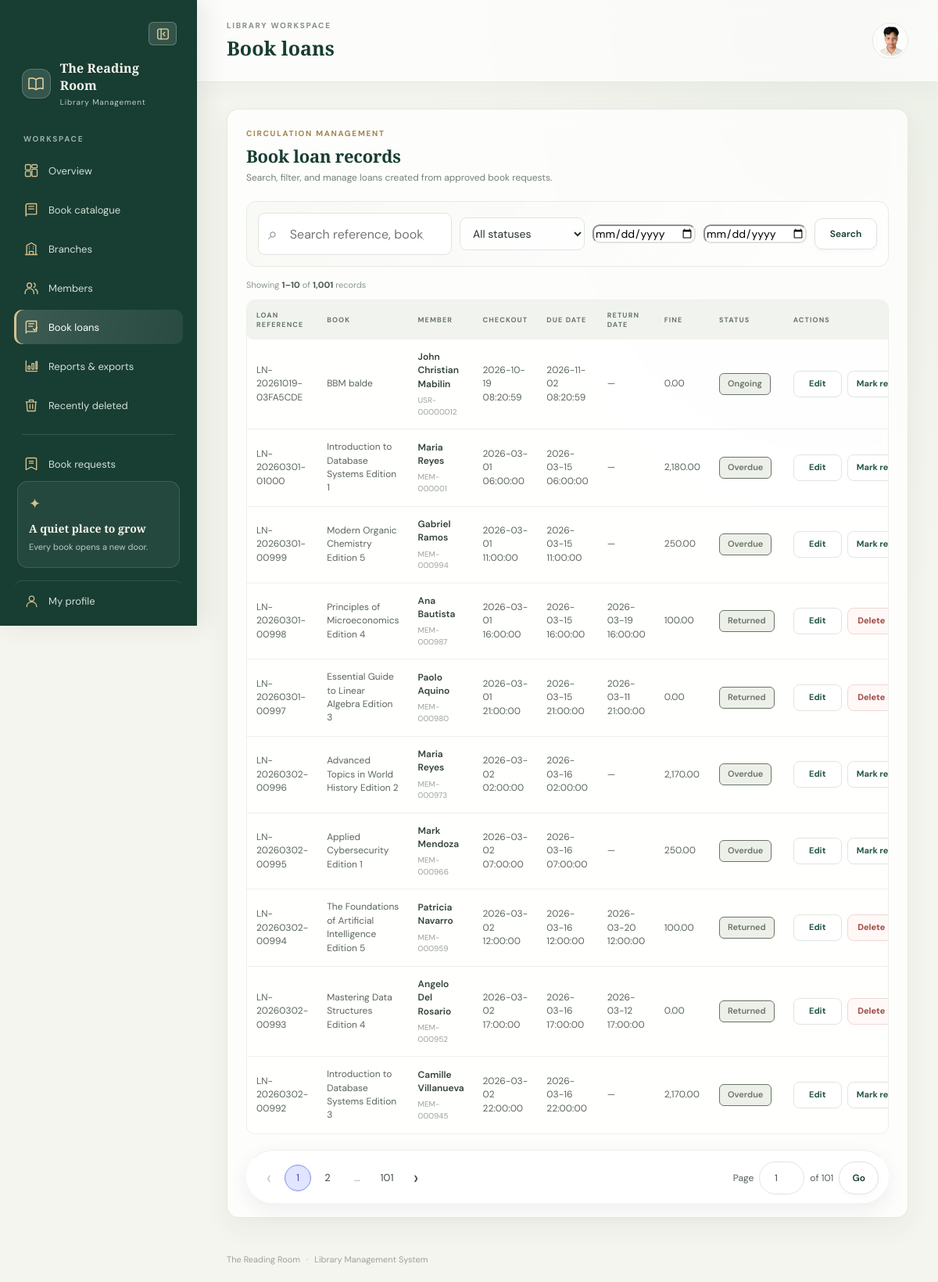
The page /loans/index.php (signed in) on the database its author committed.
### tables this page shows
CREATE TABLE IF NOT EXISTS `book_loans` (
  `loan_id` int NOT NULL AUTO_INCREMENT,
  `loan_reference` varchar(40) NOT NULL,
  `book_id` int NOT NULL,
  `member_id` int NOT NULL,
  `checkout_branch_id` int NOT NULL,
  `checkout_date` datetime NOT NULL,
  `due_date` datetime NOT NULL,
  `return_date` datetime DEFAULT NULL,
  `loan_status` enum('Ongoing','Returned','Overdue','Lost') NOT NULL,
  `late_fine_amount` decimal(6,2) NOT NULL DEFAULT '0.00',
  `fine_assessed_through` date DEFAULT NULL,
  `renewal_count` int NOT NULL DEFAULT '0',
  `recorded_by_staff` varchar(60) NOT NULL,
  PRIMARY KEY (`loan_id`),
  UNIQUE KEY `loan_reference` (`loan_reference`),
  KEY `fk_loans_book` (`book_id`),
  KEY `fk_loans_member` (`member_id`),
  KEY `fk_loans_branch` (`checkout_branch_id`),
  CONSTRAINT `fk_loans_book` FOREIGN KEY (`book_id`) REFERENCES `books` (`book_id`) ON DELETE RESTRICT ON UPDATE CASCADE,
  CONSTRAINT `fk_loans_branch` FOREIGN KEY (`checkout_branch_id`) REFERENCES `branches` (`branch_id`) ON DELETE RESTRICT ON UPDATE CASCADE,
  CONSTRAINT `fk_loans_member` FOREIGN KEY (`member_id`) REFERENCES `members` (`member_id`) ON DELETE RESTRICT ON UPDATE CASCADE
);

CREATE TABLE IF NOT EXISTS `books` (
  `book_id` int NOT NULL AUTO_INCREMENT,
  `isbn` varchar(20) NOT NULL,
  `title` varchar(200) NOT NULL,
  `author_name` varchar(100) NOT NULL,
  `genre` varchar(50) NOT NULL,
  `publisher` varchar(100) NOT NULL,
  `publication_year` int NOT NULL,
  `language_code` varchar(10) NOT NULL DEFAULT 'ENG',
  `page_count` int NOT NULL,
  `call_number` varchar(50) NOT NULL,
  `allocated_branch_id` int NOT NULL,
  `shelf_location` varchar(30) NOT NULL,
  `status` enum('Available','Checked Out','Reserved','Under Maintenance','Lost') NOT NULL,
  PRIMARY KEY (`book_id`),
  UNIQUE KEY `isbn` (`isbn`),
  KEY `fk_books_branch` (`allocated_branch_id`),
  CONSTRAINT `fk_books_branch` FOREIGN KEY (`allocated_branch_id`) REFERENCES `branches` (`branch_id`) ON DELETE RESTRICT ON UPDATE CASCADE
);

CREATE TABLE IF NOT EXISTS `members` (
  `member_id` int NOT NULL AUTO_INCREMENT,
  `membership_number` varchar(30) NOT NULL,
  `first_name` varchar(50) NOT NULL,
  `last_name` varchar(50) NOT NULL,
  `email` varchar(100) NOT NULL,
  `phone_number` varchar(25) NOT NULL,
  `home_branch_id` int NOT NULL,
  `membership_type` enum('Student','Faculty','Regular','Senior','Corporate') NOT NULL,
  `account_status` enum('Active','Suspended','Expired','Pending') NOT NULL,
  `max_borrow_limit` int NOT NULL DEFAULT '5',
  `registration_date` date NOT NULL,
  `expiration_date` date NOT NULL,
  `user_id` int unsigned DEFAULT NULL,
  PRIMARY KEY (`member_id`),
  UNIQUE KEY `membership_number` (`membership_number`),
  UNIQUE KEY `email` (`email`),
  UNIQUE KEY `uq_members_user_id` (`user_id`),
  KEY `fk_members_branch` (`home_branch_id`),
  CONSTRAINT `fk_members_branch` FOREIGN KEY (`home_branch_id`) REFERENCES `branches` (`branch_id`) ON DELETE RESTRICT ON UPDATE CASCADE,
  CONSTRAINT `fk_members_user` FOREIGN KEY (`user_id`) REFERENCES `users` (`user_id`) ON DELETE SET NULL ON UPDATE CASCADE
);

### includes/auth.php (called while the page is built, shortened)
<?php
function e($value): string
{
    return htmlspecialchars((string) ($value ?? ''), ENT_QUOTES, 'UTF-8');
}

### loans/index.php (the view, shortened to what this page needs)
<?php
require __DIR__ . '/../includes/auth.php';
require __DIR__ . '/../database.php';
$q = trim($_GET['q'] ?? '');
$status = trim($_GET['status'] ?? '');
$dateFrom = trim($_GET['date_from'] ?? '');
$dateTo = trim($_GET['date_to'] ?? '');
$allowedStatuses = ['Ongoing', 'Returned', 'Overdue', 'Lost'];
if (!in_array($status, $allowedStatuses, true)) {
    $status = '';
}
$page = max(1, (int) ($_GET['page'] ?? 1));
$perPage = (int) ($_GET['per_page'] ?? 10);
$where = [];
$params = [];
$types = '';
if (
    $dateFrom !== '' &&
    preg_match('/^\d{4}-\d{2}-\d{2}$/', $dateFrom) &&
    checkdate((int) substr($dateFrom, 5, 2), (int) substr($dateFrom, 8, 2), (int) substr($dateFrom, 0, 4))
) {
    $where[] = 'DATE(bl.checkout_date) >= ?';
    $params[] = $dateFrom;
    $types .= 's';
} else {
    $dateFrom = '';
}
if (
    $dateTo !== '' &&
    preg_match('/^\d{4}-\d{2}-\d{2}$/', $dateTo) &&
    checkdate((int) substr($dateTo, 5, 2), (int) substr($dateTo, 8, 2), (int) substr($dateTo, 0, 4))
) {
    $where[] = 'DATE(bl.checkout_date) <= ?';
    $params[] = $dateTo;
    $types .= 's';
} else {
    $dateTo = '';
}
$whereSql = $where ? ' WHERE ' . implode(' AND ', $where) : '';
$countSql = "
    SELECT COUNT(*) AS total
    FROM book_loans bl
    INNER JOIN books b ON bl.book_id = b.book_id
    INNER JOIN members m ON bl.member_id = m.member_id
    INNER JOIN branches br ON bl.checkout_branch_id = br.branch_id
    $whereSql
";
$countStmt = mysqli_prepare($conn, $countSql);
mysqli_stmt_execute($countStmt);
$totalRows = (int) mysqli_fetch_assoc(
    mysqli_stmt_get_result($countStmt)
)['total'];
$totalPages = max(1, (int) ceil($totalRows / $perPage));
$page = min($page, $totalPages);
$offset = ($page - 1) * $perPage;
$sql = "
    SELECT
        bl.loan_id,
        bl.loan_reference,
        bl.checkout_date,
        bl.due_date,
        bl.return_date,
        bl.loan_status,
        bl.late_fine_amount,
        b.title,
        m.membership_number,
        m.first_name,
        m.last_name,
        br.branch_name
    FROM book_loans bl
    INNER JOIN books b ON bl.book_id = b.book_id
    INNER JOIN members m ON bl.member_id = m.member_id
    INNER JOIN branches br ON bl.checkout_branch_id = br.branch_id
    $whereSql
    ORDER BY bl.loan_id DESC
    LIMIT ? OFFSET ?
";
$stmt = mysqli_prepare($conn, $sql);
$bindTypes = $types . 'ii';
$bindParams = $params;
$bindParams[] = $perPage;
$bindParams[] = $offset;
mysqli_stmt_bind_param($stmt, $bindTypes, ...$bindParams);
mysqli_stmt_execute($stmt);
$loans = mysqli_stmt_get_result($stmt);
$makePageUrl = function ($n) use ($q, $status, $dateFrom, $dateTo, $perPage) {
    return '?' . http_build_query([
        'q' => $q,
        'status' => $status,
        'date_from' => $dateFrom,
        'date_to' => $dateTo,
        'page' => $n,
        'per_page' => $perPage
    ]);
};
require __DIR__ . '/../includes/header.php';
?>
<section class="panel">
    <div class="panel-heading">
        <div>
            <div class="eyebrow">CIRCULATION MANAGEMENT</div>
            <h2>Book loan records</h2>
            <p>Search, filter, and manage loans created from approved book requests.</p>
        </div>
    </div>
    <form class="filter-bar" method="get" action="index.php">
        <div class="search-field">
            <span aria-hidden="true">⌕</span>
            <input type="search" name="q" value="<?= e($q) ?>" placeholder="Search reference, book, or member">
        </div>
        <select name="status" aria-label="Filter by loan status">
            <option value="">All statuses</option>
        </select>
        <input type="date" name="date_from" value="<?= e($dateFrom) ?>" aria-label="Checkout date from">
        <input type="date" name="date_to" value="<?= e($dateTo) ?>" aria-label="Checkout date to">
        <button class="button button-outline search-submit" type="submit">Search</button>
    </form>
    <div class="results-line">
        Showing
        <strong><?= $totalRows ? $offset + 1 : 0 ?>–<?= min($offset + $perPage, $totalRows) ?></strong>
        of <strong><?= number_format($totalRows) ?></strong> records
    </div>
    <div class="table-wrap">
        <table>
            <thead>
                <tr>
                    <th>LOAN REFERENCE</th>
                    <th>BOOK</th>
                    <th>MEMBER</th>
                    <th>CHECKOUT</th>
                    <th>DUE DATE</th>
                    <th>RETURN DATE</th>
                    <th>FINE</th>
                    <th>STATUS</th>
                    <th>ACTIONS</th>
                </tr>
            </thead>
            <tbody>
                <?php if (mysqli_num_rows($loans) > 0): ?>
                    <?php while ($loan = mysqli_fetch_assoc($loans)): ?>
                        <tr>
                            <td><?= e($loan['loan_reference']) ?></td>
                            <td><?= e($loan['title']) ?></td>
                            <td>
                                <strong><?= e($loan['first_name'] . ' ' . $loan['last_name']) ?></strong>
                                <small class="cell-sub"><?= e($loan['membership_number']) ?></small>
                            </td>
                            <td><?= e($loan['checkout_date']) ?></td>
                            <td><?= e($loan['due_date']) ?></td>
                            <td><?= e($loan['return_date'] ?: '—') ?></td>
                            <td><?= number_format((float) $loan['late_fine_amount'], 2) ?></td>
                            <td>
                                <span class="status status-<?= strtolower(e($loan['loan_status'])) ?>">
                                    <?= e($loan['loan_status']) ?>
                                </span>
                            </td>
                            <td>
                                <div class="actions">
                                    <a class="action-link" href="edit.php?id=<?= (int) $loan['loan_id'] ?>">
                                        Edit
                                    </a>
                                    <?php if (in_array($loan['loan_status'], ['Ongoing', 'Overdue'], true)): ?>
                                        <form method="post" action="return.php" data-confirm-message="Confirm that this book has been returned? This will stop further overdue fine accrual and update the book availability."
                                            data-confirm-title="Mark book as returned" data-confirm-action="Mark returned">
                                            <button class="action-link" type="submit">Mark returned</button>
                                        </form>
                                    <?php endif; ?>
                                    <form method="post" action="delete.php" data-confirm-message="Move this loan to Recently Deleted? You can restore it within 30 days."
                                        data-confirm-title="Move loan to Recently Deleted" data-confirm-action="Move to Recently Deleted"
                                        data-confirm-danger="true">
                                        <button class="action-link danger-link" type="submit">Delete</button>
                                    </form>
                                </div>
                            </td>
                        </tr>
                    <?php endwhile; ?>
                <?php else: ?>
                    <tr>
                        <td colspan="9" class="empty-state">No loan records match your search.</td>
                    </tr>
                <?php endif; ?>
            </tbody>
        </table>
    </div>
    <div class="pagination-bar">
        <div class="pagination" aria-label="Loan pagination">
            <a class="page-arrow <?= $page <= 1 ? 'disabled' : '' ?>"
                href="<?= $page > 1 ? e($makePageUrl($page - 1)) : '#' ?>">‹</a>
            <?php
            $visiblePages = [];
            if ($totalPages <= 7) {
                $visiblePages = range(1, $totalPages);
            } else {
                $visiblePages = [1];
                $startPage = max(2, $page - 1);
                $endPage = min($totalPages - 1, $page + 1);
                for ($n = $startPage; $n <= $endPage; $n++) {
                    $visiblePages[] = $n;
                }
                if ($endPage < $totalPages - 1) {
                    $visiblePages[] = '…';
                }
                $visiblePages[] = $totalPages;
            }
            foreach ($visiblePages as $n):
                if ($n === '…'):
                    ?>
                    <span class="page-ellipsis">…</span>
                <?php else: ?>
                    <a class="<?= $n === $page ? 'current' : '' ?>" href="<?= e($makePageUrl($n)) ?>"><?= $n ?></a>
                <?php endif;
            endforeach;
            ?>
            <a class="page-arrow <?= $page >= $totalPages ? 'disabled' : '' ?>"
                href="<?= $page < $totalPages ? e($makePageUrl($page + 1)) : '#' ?>">›</a>
        </div>
        <div class="pagination-controls">
            <form class="page-jump-form" method="get">
                <label for="pageJump">Page</label>
                <input type="number" id="pageJump" name="page" min="1" max="<?= $totalPages ?>" value="<?= $page ?>"
                    required>
                <span>of <?= $totalPages ?></span>
                <button class="button button-outline" type="submit">Go</button>
            </form>
        </div>
    </div>
</section>
<?php
require __DIR__ . '/../includes/footer.php';
?>

### rows shown on the page
book_loans: loan_reference "LN-20261019-03FA5CDE", book.title "BBM balde", member.last_name "John Christian Mabilin", member.membership_number "USR-00000012", checkout_date "2026-10-19 08:20:59", due_date "2026-11-02 08:20:59", return_date "—", late_fine_amount "0.00", loan_status "Ongoing"
book_loans: loan_reference "LN-20260301-01000", book.title "Introduction to Database Systems Edition 1", member.last_name "Maria Reyes", member.membership_number "MEM-000001", checkout_date "2026-03-01 06:00:00", due_date "2026-03-15 06:00:00", return_date "—", late_fine_amount "2,180.00", loan_status "Overdue"
book_loans: loan_reference "LN-20260301-00999", book.title "Modern Organic Chemistry Edition 5", member.last_name "Gabriel Ramos", member.membership_number "MEM-000994", checkout_date "2026-03-01 11:00:00", due_date "2026-03-15 11:00:00", return_date "—", late_fine_amount "250.00", loan_status "Overdue"
book_loans: loan_reference "LN-20260301-00998", book.title "Principles of Microeconomics Edition 4", member.last_name "Ana Bautista", member.membership_number "MEM-000987", checkout_date "2026-03-01 16:00:00", due_date "2026-03-15 16:00:00", return_date "2026-03-19 16:00:00", late_fine_amount "100.00", loan_status "Returned"
book_loans: loan_reference "LN-20260301-00997", book.title "Essential Guide to Linear Algebra Edition 3", member.last_name "Paolo Aquino", member.membership_number "MEM-000980", checkout_date "2026-03-01 21:00:00", due_date "2026-03-15 21:00:00", return_date "2026-03-11 21:00:00", late_fine_amount "0.00", loan_status "Returned"
book_loans: loan_reference "LN-20260302-00996", book.title "Advanced Topics in World History Edition 2", member.last_name "Maria Reyes", member.membership_number "MEM-000973", checkout_date "2026-03-02 02:00:00", due_date "2026-03-16 02:00:00", return_date "—", late_fine_amount "2,170.00", loan_status "Overdue"
book_loans: loan_reference "LN-20260302-00995", book.title "Applied Cybersecurity Edition 1", member.last_name "Mark Mendoza", member.membership_number "MEM-000966", checkout_date "2026-03-02 07:00:00", due_date "2026-03-16 07:00:00", return_date "—", late_fine_amount "250.00", loan_status "Overdue"
book_loans: loan_reference "LN-20260302-00994", book.title "The Foundations of Artificial Intelligence Edition 5", member.last_name "Patricia Navarro", member.membership_number "MEM-000959", checkout_date "2026-03-02 12:00:00", due_date "2026-03-16 12:00:00", return_date "2026-03-20 12:00:00", late_fine_amount "100.00", loan_status "Returned"
book_loans: loan_reference "LN-20260302-00993", book.title "Mastering Data Structures Edition 4", member.last_name "Angelo Del Rosario", member.membership_number "MEM-000952", checkout_date "2026-03-02 17:00:00", due_date "2026-03-16 17:00:00", return_date "2026-03-12 17:00:00", late_fine_amount "0.00", loan_status "Returned"
book_loans: loan_reference "LN-20260302-00992", book.title "Introduction to Database Systems Edition 3", member.last_name "Camille Villanueva", member.membership_number "MEM-000945", checkout_date "2026-03-02 22:00:00", due_date "2026-03-16 22:00:00", return_date "—", late_fine_amount "2,170.00", loan_status "Overdue"

### other values the page prints
$pageTitle "Book loans"
$offset + 1 "1"
min($offset + $perPage, $totalRows) "10"
$totalRows "1,001"
$n "1"
$n "2"
$n "101"
$totalPages "101"
